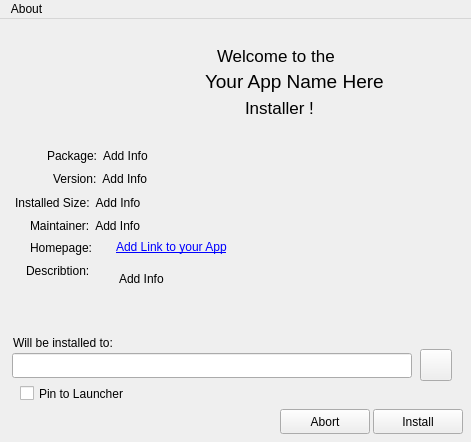
<?xml version="1.0" encoding="UTF-8"?>
<ui version="4.0">
 <class>UbuntuInstaller</class>
 <widget class="QMainWindow" name="UbuntuInstaller">
  <property name="windowModality">
   <enum>Qt::ApplicationModal</enum>
  </property>
  <property name="geometry">
   <rect>
    <x>0</x>
    <y>0</y>
    <width>471</width>
    <height>442</height>
   </rect>
  </property>
  <property name="sizePolicy">
   <sizepolicy hsizetype="Preferred" vsizetype="Preferred">
    <horstretch>0</horstretch>
    <verstretch>0</verstretch>
   </sizepolicy>
  </property>
  <property name="minimumSize">
   <size>
    <width>0</width>
    <height>0</height>
   </size>
  </property>
  <property name="maximumSize">
   <size>
    <width>471</width>
    <height>442</height>
   </size>
  </property>
  <property name="windowTitle">
   <string>UbuntuInstaller</string>
  </property>
  <property name="windowIcon">
   <iconset resource="../res/ubuntuinstaller.qrc">
    <normaloff>:/icons/install.png</normaloff>:/icons/install.png</iconset>
  </property>
  <widget class="QWidget" name="centralWidget">
   <property name="sizePolicy">
    <sizepolicy hsizetype="Minimum" vsizetype="Maximum">
     <horstretch>0</horstretch>
     <verstretch>0</verstretch>
    </sizepolicy>
   </property>
   <property name="maximumSize">
    <size>
     <width>471</width>
     <height>430</height>
    </size>
   </property>
   <widget class="QLineEdit" name="textBox">
    <property name="geometry">
     <rect>
      <x>12</x>
      <y>334</y>
      <width>400</width>
      <height>25</height>
     </rect>
    </property>
   </widget>
   <widget class="QPushButton" name="buttonInstall">
    <property name="geometry">
     <rect>
      <x>373</x>
      <y>390</y>
      <width>90</width>
      <height>25</height>
     </rect>
    </property>
    <property name="sizePolicy">
     <sizepolicy hsizetype="Fixed" vsizetype="Fixed">
      <horstretch>0</horstretch>
      <verstretch>0</verstretch>
     </sizepolicy>
    </property>
    <property name="text">
     <string>Install</string>
    </property>
   </widget>
   <widget class="QCheckBox" name="checkBoxLauncher">
    <property name="geometry">
     <rect>
      <x>20</x>
      <y>363</y>
      <width>176</width>
      <height>23</height>
     </rect>
    </property>
    <property name="text">
     <string>Pin to Launcher</string>
    </property>
   </widget>
   <widget class="QPushButton" name="buttonAbort">
    <property name="geometry">
     <rect>
      <x>280</x>
      <y>390</y>
      <width>90</width>
      <height>25</height>
     </rect>
    </property>
    <property name="text">
     <string>Abort</string>
    </property>
   </widget>
   <widget class="QLabel" name="labelPath">
    <property name="geometry">
     <rect>
      <x>13</x>
      <y>315</y>
      <width>213</width>
      <height>17</height>
     </rect>
    </property>
    <property name="text">
     <string>Will be installed to:</string>
    </property>
   </widget>
   <widget class="QPushButton" name="buttonOpen">
    <property name="geometry">
     <rect>
      <x>420</x>
      <y>330</y>
      <width>32</width>
      <height>32</height>
     </rect>
    </property>
    <property name="text">
     <string/>
    </property>
    <property name="icon">
     <iconset resource="../res/ubuntuinstaller.qrc">
      <normaloff>:/icons/openfolder.gif</normaloff>:/icons/openfolder.gif</iconset>
    </property>
   </widget>
   <widget class="QGraphicsView" name="pictureBoxIcon">
    <property name="geometry">
     <rect>
      <x>60</x>
      <y>29</y>
      <width>76</width>
      <height>76</height>
     </rect>
    </property>
    <property name="autoFillBackground">
     <bool>false</bool>
    </property>
    <property name="styleSheet">
     <string notr="true">background-color: rgba(0, 0, 0, 0);</string>
    </property>
    <property name="frameShape">
     <enum>QFrame::NoFrame</enum>
    </property>
    <property name="frameShadow">
     <enum>QFrame::Sunken</enum>
    </property>
    <property name="verticalScrollBarPolicy">
     <enum>Qt::ScrollBarAlwaysOff</enum>
    </property>
    <property name="horizontalScrollBarPolicy">
     <enum>Qt::ScrollBarAlwaysOff</enum>
    </property>
    <property name="backgroundBrush">
     <brush brushstyle="NoBrush">
      <color alpha="255">
       <red>0</red>
       <green>0</green>
       <blue>0</blue>
      </color>
     </brush>
    </property>
    <property name="foregroundBrush">
     <brush brushstyle="NoBrush">
      <color alpha="255">
       <red>0</red>
       <green>0</green>
       <blue>0</blue>
      </color>
     </brush>
    </property>
    <property name="interactive">
     <bool>true</bool>
    </property>
    <property name="renderHints">
     <set>QPainter::Antialiasing|QPainter::HighQualityAntialiasing|QPainter::SmoothPixmapTransform|QPainter::TextAntialiasing</set>
    </property>
   </widget>
   <widget class="QLabel" name="labelMainInfo">
    <property name="geometry">
     <rect>
      <x>217</x>
      <y>28</y>
      <width>161</width>
      <height>17</height>
     </rect>
    </property>
    <property name="font">
     <font>
      <pointsize>13</pointsize>
     </font>
    </property>
    <property name="text">
     <string>Welcome to the</string>
    </property>
   </widget>
   <widget class="QLabel" name="labelMainInfo2">
    <property name="geometry">
     <rect>
      <x>205</x>
      <y>50</y>
      <width>254</width>
      <height>25</height>
     </rect>
    </property>
    <property name="font">
     <font>
      <pointsize>14</pointsize>
     </font>
    </property>
    <property name="text">
     <string>Your App Name Here</string>
    </property>
   </widget>
   <widget class="QLabel" name="labelMainInfo3">
    <property name="geometry">
     <rect>
      <x>245</x>
      <y>80</y>
      <width>103</width>
      <height>17</height>
     </rect>
    </property>
    <property name="font">
     <font>
      <pointsize>13</pointsize>
     </font>
    </property>
    <property name="text">
     <string>Installer !</string>
    </property>
   </widget>
   <widget class="QLabel" name="labelPackage">
    <property name="geometry">
     <rect>
      <x>47</x>
      <y>128</y>
      <width>232</width>
      <height>17</height>
     </rect>
    </property>
    <property name="text">
     <string>Package:  Add Info</string>
    </property>
   </widget>
   <widget class="QLabel" name="labelInstSize">
    <property name="geometry">
     <rect>
      <x>15</x>
      <y>175</y>
      <width>212</width>
      <height>17</height>
     </rect>
    </property>
    <property name="text">
     <string>Installed Size:  Add Info</string>
    </property>
   </widget>
   <widget class="QLabel" name="labelMaintainer">
    <property name="geometry">
     <rect>
      <x>30</x>
      <y>198</y>
      <width>247</width>
      <height>17</height>
     </rect>
    </property>
    <property name="text">
     <string>Maintainer:  Add Info</string>
    </property>
   </widget>
   <widget class="QLabel" name="labelDescribtion">
    <property name="geometry">
     <rect>
      <x>26</x>
      <y>243</y>
      <width>87</width>
      <height>17</height>
     </rect>
    </property>
    <property name="text">
     <string>Describtion:</string>
    </property>
   </widget>
   <widget class="QLabel" name="labelVersion">
    <property name="geometry">
     <rect>
      <x>53</x>
      <y>151</y>
      <width>151</width>
      <height>17</height>
     </rect>
    </property>
    <property name="text">
     <string>Version:  Add Info</string>
    </property>
   </widget>
   <widget class="QLabel" name="labelHomepage">
    <property name="geometry">
     <rect>
      <x>30</x>
      <y>220</y>
      <width>84</width>
      <height>17</height>
     </rect>
    </property>
    <property name="text">
     <string>Homepage:</string>
    </property>
   </widget>
   <widget class="QLabel" name="label">
    <property name="geometry">
     <rect>
      <x>116</x>
      <y>220</y>
      <width>308</width>
      <height>17</height>
     </rect>
    </property>
    <property name="text">
     <string>&lt;a href=&quot;http://AddLinkHere&quot;&gt;Add Link to your App&lt;/a&gt; </string>
    </property>
    <property name="textFormat">
     <enum>Qt::RichText</enum>
    </property>
    <property name="openExternalLinks">
     <bool>false</bool>
    </property>
    <property name="textInteractionFlags">
     <set>Qt::TextBrowserInteraction</set>
    </property>
   </widget>
   <widget class="QLabel" name="labelDescribtion2">
    <property name="geometry">
     <rect>
      <x>119</x>
      <y>242</y>
      <width>309</width>
      <height>36</height>
     </rect>
    </property>
    <property name="text">
     <string>Add Info</string>
    </property>
    <property name="textFormat">
     <enum>Qt::RichText</enum>
    </property>
    <property name="wordWrap">
     <bool>true</bool>
    </property>
   </widget>
  </widget>
  <widget class="QMenuBar" name="menuBar">
   <property name="geometry">
    <rect>
     <x>0</x>
     <y>0</y>
     <width>471</width>
     <height>22</height>
    </rect>
   </property>
   <widget class="QMenu" name="menuAbout">
    <property name="title">
     <string>About</string>
    </property>
    <addaction name="actionThis_thing"/>
   </widget>
   <addaction name="menuAbout"/>
  </widget>
  <action name="actionThis_thing">
   <property name="text">
    <string>This thing</string>
   </property>
  </action>
 </widget>
 <layoutdefault spacing="6" margin="11"/>
 <resources>
  <include location="../res/ubuntuinstaller.qrc"/>
 </resources>
 <connections/>
</ui>
